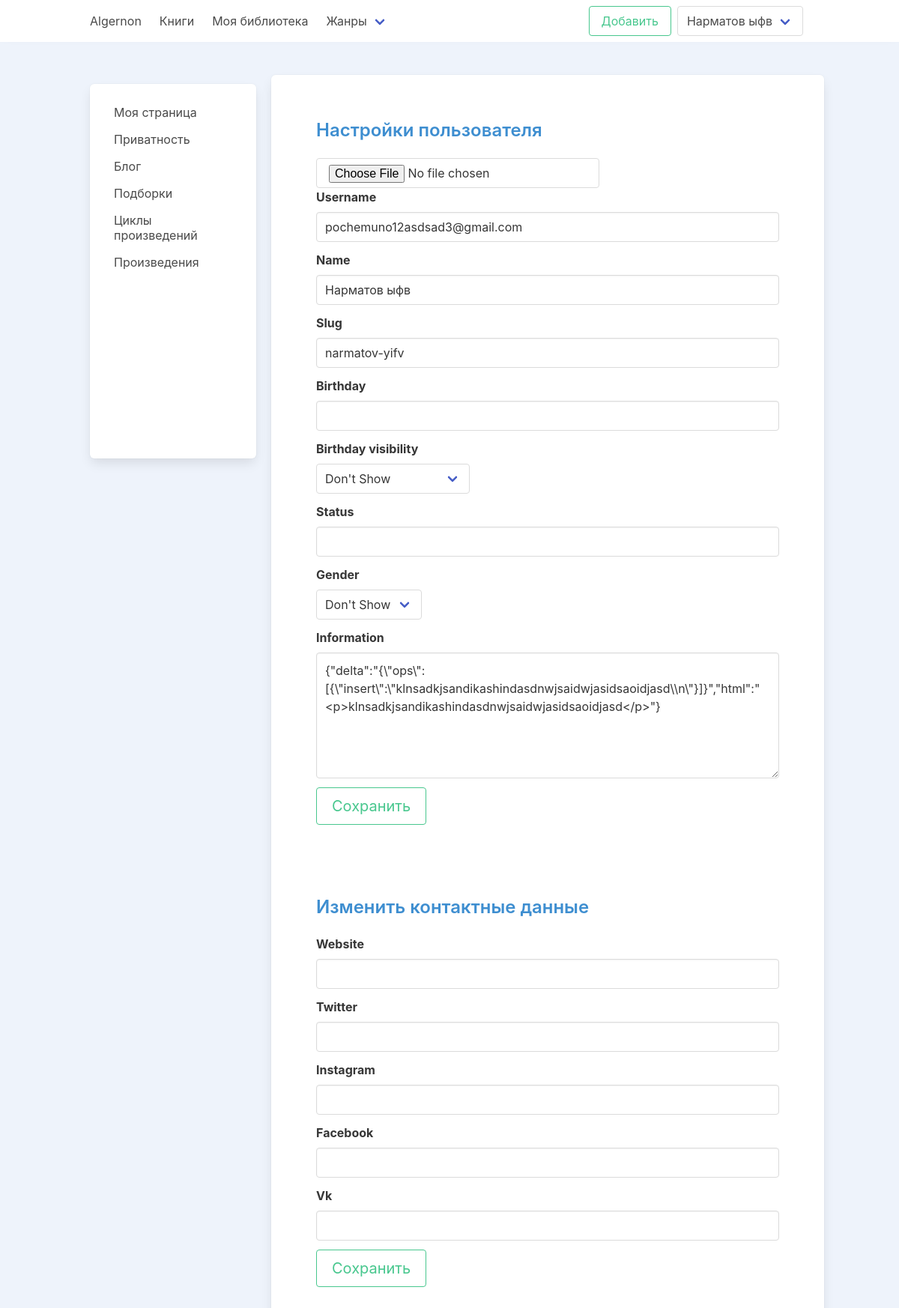
Page /account/my-page/ (signed in) on the committed database.
### account/models.py (models this page shows, shortened)
class CustomUser(AbstractUser):
    USERNAME_FIELD = 'email'
    REQUIRED_FIELDS = ['username']
    email = models.EmailField(_('Email'), unique=True)
    DS = "Don't Show"
    MALE = "Male"
    FEMALE = "Female"
    GENDER_CHOICES = (
        (DS, _("Don't Show")),
        (MALE, _("Male")),
        (FEMALE, _("Female"))
    )
    ONLY_MONTH_AND_DAY = "Only month and day"
    SHOW = "Show"
    BIRTHDAY_CHOICES = (
        (DS, _("Don't Show")),
        (ONLY_MONTH_AND_DAY, _("Only month and day")),
        (SHOW, _("Show birthday"))
    )
    slug = models.SlugField(unique=True, null=True, blank=True)
    image = models.ImageField(upload_to='profile/%Y/%m-%d', default='images/no-image.png', blank=True)
    name = models.CharField(max_length=250, unique=True)
    status = models.CharField(max_length=250, null=True, blank=True)
    birthday = models.DateField(null=True, blank=True)
    birthday_visibility = models.CharField(max_length=40, choices=BIRTHDAY_CHOICES, default=DS)
    gender = models.CharField(max_length=50, choices=GENDER_CHOICES, default=DS)
    information = QuillField(max_length=1000, null=True, blank=True)
    def get_absolute_url(self):
        return reverse('account:profile', args=[self.slug])
    def get_account_lib_url(self):
        return reverse('account:library', args=[self.slug])

class Contact(models.Model):
    user = models.OneToOneField(
        settings.AUTH_USER_MODEL,
        on_delete=models.CASCADE,
        related_name='contact',
    )
    website = models.URLField(null=True, blank=True)
    email = models.EmailField(null=True, blank=True)
    twitter = models.URLField(null=True, blank=True)
    vk = models.URLField(null=True, blank=True)
    instagram = models.URLField(null=True, blank=True)
    facebook = models.URLField(null=True, blank=True)

### account/views.py (the view)
# urls.py: path('my-page/', views.UserSettingsUpdateView.as_view(), name='settings'),
class UserSettingsUpdateView(LoginRequiredMixin, View):
    def get(self, request, *args, **kwargs):
        settings_form = SettingsForm(instance=request.user)
        contact_form = ContactForm(instance=request.user.contact)
        context = {
            'settings_form': settings_form,
            'contact_form': contact_form,
        }
        return render(request, 'account/settings_form.html', context)

### account/forms.py
class ContactForm(forms.ModelForm):
    class Meta:
        model = Contact
        fields = ['website', 'twitter',
                  'vk', 'facebook', 'instagram']
        widgets = {
            'website': forms.URLInput(attrs={
                'class': 'input'
            }),
            'twitter': forms.URLInput(attrs={
                'class': 'input'
            }),
            'vk': forms.URLInput(attrs={
                'class': 'input'
            }),
            'facebook': forms.URLInput(attrs={
                'class': 'input'
            }),
            'instagram': forms.URLInput(attrs={
                'class': 'input'
            }),
        }

### books/custom_context_processor.py (called while the page is built)
def genre_list(request):
    return {
        'genres': Genre.objects.all()
    }

### templates/account/settings_form.html (shortened to what this page needs)
{% extends 'profile_base.html' %}
{% block content %}
    <section class="section">
        <h1 class="title is-4 has-text-info">Настройки пользователя</h1>
        <form action="{% url 'account:update_settings' %}" method="post"
              enctype="multipart/form-data">
            <div class="file has-name">
                <label class="file-label">
                    {{ settings_form.image }}
                </label>
            </div>
            <div class="field">
                <label class="label"
                       for="{{ settings_form.username.id_for_label }}">{{ settings_form.username.label }}</label>
                <div class="control">
                    {{ settings_form.username }}
                </div>
            </div>
            <div class="field">
                <label class="label"
                       for="{{ settings_form.name.id_for_label }}">{{ settings_form.name.label }}</label>
                <div class="control">
                    {{ settings_form.name }}
                </div>
            </div>
            <div class="field">
                <label class="label"
                       for="{{ settings_form.slug.id_for_label }}">{{ settings_form.slug.label }}</label>
                <div class="control">
                    {{ settings_form.slug }}
                </div>
            </div>
            <div class="field">
                <label class="label"
                       for="{{ settings_form.birthday.id_for_label }}">{{ settings_form.birthday.label }}</label>
                <div class="control">
                    {{ settings_form.birthday }}
                </div>
            </div>
            <div class="field">
                <label class="label"
                       for="{{ settings_form.birthday_visibility.id_for_label }}">{{ settings_form.birthday_visibility.label }}</label>
                <div class="control">
                    <div class="select">
                        {{ settings_form.birthday_visibility }}
                    </div>
                </div>
            </div>
            <div class="field">
                <label class="label"
                       for="{{ settings_form.status.id_for_label }}">{{ settings_form.status.label }}</label>
                <div class="control">
                    {{ settings_form.status }}
                </div>
            </div>
            <div class="field">
                <label class="label"
                       for="{{ settings_form.gender.id_for_label }}">{{ settings_form.gender.label }}</label>
                <div class="control">
                    <div class="select">
                        {{ settings_form.gender }}
                    </div>
                </div>
            </div>
            <div class="field">
                <label class="label"
                       for="{{ settings_form.information.id_for_label }}">{{ settings_form.information.label }}</label>
                <div class="control">
                    {{ settings_form.information }}
                </div>
            </div>
            <div class="control">
                <button type="submit" class="button is-success is-outlined is-medium">Сохранить
                </button>
            </div>
        </form>
    </section>
    <section class="section">
        <h1 class="title is-4 has-text-info">Изменить контактные данные</h1>
        <form action="{% url 'account:update_contacts' %}" method="post">
            <div class="field">
                <label class="label"
                       for="{{ contact_form.website.id_for_label }}">{{ contact_form.website.label }}</label>
                <div class="control">
                    {{ contact_form.website }}
                </div>
            </div>
            <div class="field">
                <label class="label"
                       for="{{ contact_form.twitter.id_for_label }}">{{ contact_form.twitter.label }}</label>
                <div class="control">
                    {{ contact_form.twitter }}
                </div>
            </div>
            <div class="field">
                <label class="label"
                       for="{{ contact_form.instagram.id_for_label }}">{{ contact_form.instagram.label }}</label>
                <div class="control">
                    {{ contact_form.instagram }}
                </div>
            </div>
            <div class="field">
                <label class="label"
                       for="{{ contact_form.facebook.id_for_label }}">{{ contact_form.facebook.label }}</label>
                <div class="control">
                    {{ contact_form.facebook }}
                </div>
            </div>
            <div class="field">
                <label class="label"
                       for="{{ contact_form.vk.id_for_label }}">{{ contact_form.vk.label }}</label>
                <div class="control">
                    {{ contact_form.vk }}
                </div>
            </div>
            <button type="submit" class="button is-success is-outlined is-medium">Сохранить</button>
        </form>
    </section>
{% endblock content %}

### templates/includes/_header.html (shortened to what this page needs)
<header class="box">
    <nav class="navbar  is-fixed-top" role="navigation" aria-label="main navigation">
        <div class="container">
            <div class="navbar-brand">
                <a class="navbar-item" href="/">
                    Algernon
                </a>
            </div>
            <div id="navbarBasicExample" class="navbar-menu">
                <div class="navbar-start">
                    <a class="navbar-item" href="{% url 'books:books' %}">
                        Книги
                    </a>
                    <a class="navbar-item" href="{{ request.user.get_account_lib_url }}">
                        Моя библиотека
                    </a>
                    <div class="navbar-item has-dropdown is-hoverable">
                        <a class="navbar-link">
                            Жанры
                        </a>
                    </div>
                </div>
                <div class="navbar-end">
                    <div class="navbar-item">
                        <div class="buttons">
                            <a href="{% url 'books:new_book' %}" class="button is-success is-outlined">Добавить</a>
                            {% if request.user.is_authenticated %}
                                <div class="navbar-item has-dropdown is-hoverable">
                                <a class="navbar-link button">
                                    {{ request.user.name }}
                                </a>
                            {% endif %}
                            </div>
                        </div>
                    </div>
                </div>
            </div>
        </div>
    </nav>
</header>

### static/css/base.css (style rules this page uses)
body { background-color: #eef3fb; }
:root { --green: #47cf73; --green-light: #d3ffe1; --green-dark: #248c46; --yellow: #ffdd40; --yellow-light: #f9e9a2; --yellow-dark: #d9b200; --purple: #ae63e4; --purple-light: #be9fe4; --purple-dark: #754cac; --red: #ff3c41; --red-very-light: #ffcfcb; --red-light: #f19994; --red-dark: #a00808; --blue: #0ebeff; --blue-light: #76daff; --blue-dark: #3d88c3; --gray: #9b9dad; --gray-light-6: #f1f1f3; --gray-light-5: #e3e4e8; --gray-light-4: #d5d7de; --gray-light-3: #c7c9d3; --gray-light-2: #b7bbc8; --gray-light-1: #aaaebc; --gray-dark-1: #868ca0; --gray-dark-2: #717790; --gray-dark-3: #5a5f73; --gray-dark-4: #444857; --gray-dark-5: #2c303a; --gray-dark-6: #1e1f26; --gray-dark-7: #131417; --gray-dark-8: #0a0a0c; --gray-dark-9: #010101; }

### rows in the picture
CustomUser: user.name "Нарматов ыфв", username "pochemuno12asdsad3@gmail.com", name "Нарматов ыфв", slug "narmatov-yifv", birthday_visibility "Don't Show", gender "Don't Show", information "{\"delta\":\"{\\\"ops\\\":[{\\\"insert\\\":\\\"klnsadkjsandikashindasdnwjsaidwjasidsaoidjasd\\\\n\\\"}]}\",\"html\":\"<p>klnsadkjsandikashindasdnwjsaidwjasidsaoidjasd</p>\"}"

### other values in the picture
{{ settings_form.username.label }} "Username"
{{ settings_form.name.label }} "Name"
{{ settings_form.slug.label }} "Slug"
{{ settings_form.birthday.label }} "Birthday"
{{ settings_form.birthday_visibility.label }} "Birthday visibility"
{{ settings_form.status.label }} "Status"
{{ settings_form.gender.label }} "Gender"
{{ settings_form.information.label }} "Information"
{{ contact_form.website.label }} "Website"
{{ contact_form.twitter.label }} "Twitter"
{{ contact_form.instagram.label }} "Instagram"
{{ contact_form.facebook.label }} "Facebook"
{{ contact_form.vk.label }} "Vk"
